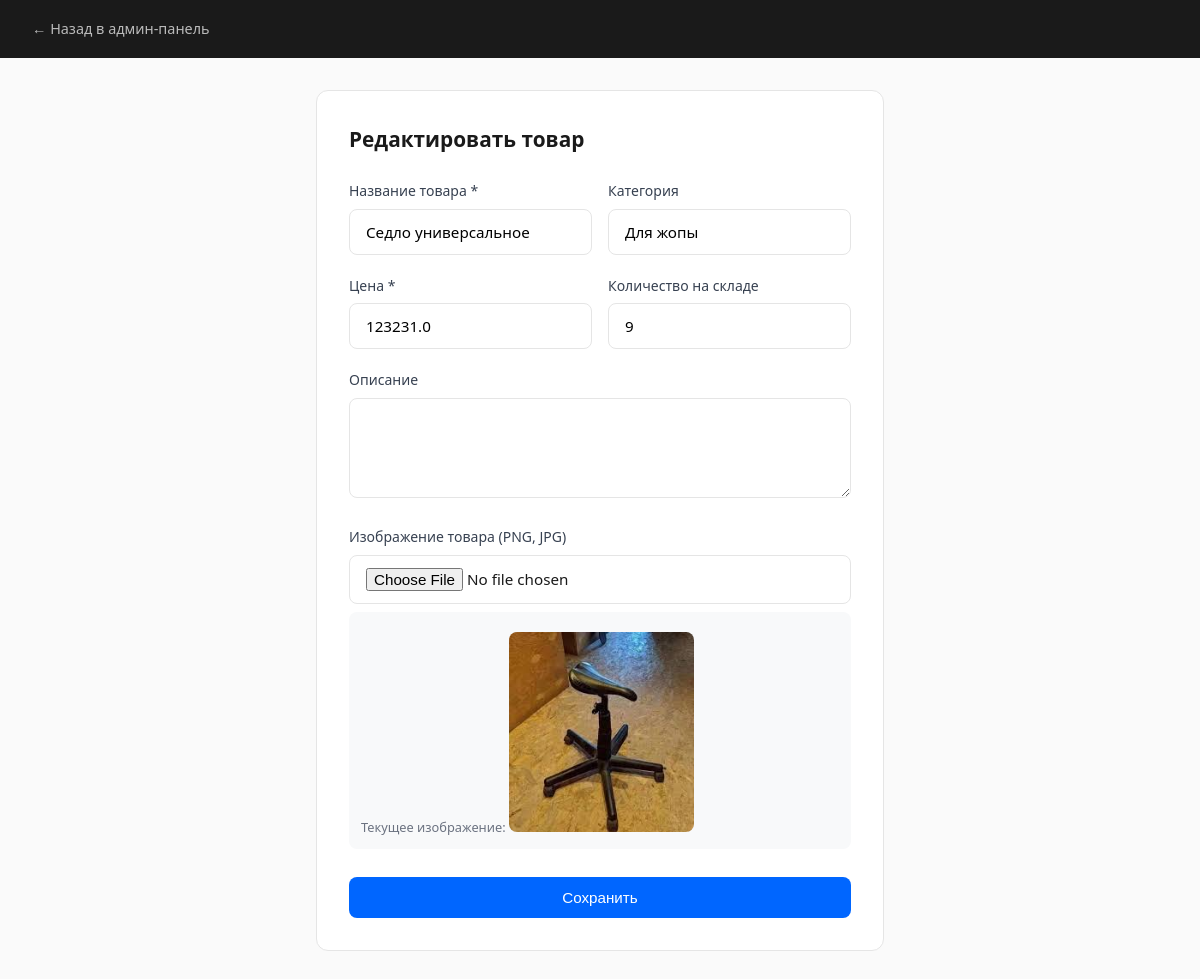
/admin/product/edit/1 (signed in), run on the app's committed database.
### app.py (models this page shows)
class Product(db.Model):
    id = db.Column(db.Integer, primary_key=True)
    name = db.Column(db.String(200), nullable=False)
    category = db.Column(db.String(100))
    price = db.Column(db.Float, nullable=False)
    stock = db.Column(db.Integer, default=0)
    description = db.Column(db.Text)
    image = db.Column(db.String(200), default='default.png')

### app.py (the view, shortened to what this page needs)
@app.route('/admin/product/edit/<int:id>', methods=['GET','POST'])
@login_required
def product_edit(id):
    p = Product.query.get_or_404(id)
    return render_template('product_form.html', title='Редактировать товар', product=p)

### app.py (called while the page is built)
def login_required(f):
    @wraps(f)
    def wrap(*a, **kw):
        if not session.get('admin'): return redirect(url_for('admin_login'))
        return f(*a, **kw)
    return wrap

### templates/product_form.html (shortened to what this page needs)
<!DOCTYPE html>
<html lang="ru">
<head>
</head>
<body>
    <header class="header">
        <a href="/admin">← Назад в админ-панель</a>
    </header>
    <div class="container">
        <div class="form-card">
            <h1>{{ title }}</h1>
            <form method="POST" enctype="multipart/form-data">
                <div class="form-row">
                    <div class="form-group">
                        <label>Название товара *</label>
                        <input type="text" name="name" value="{{ product.name if product else '' }}" required>
                    </div>
                    <div class="form-group">
                        <label>Категория</label>
                        <input type="text" name="category" value="{{ product.category if product else '' }}">
                    </div>
                </div>
                <div class="form-row">
                    <div class="form-group">
                        <label>Цена *</label>
                        <input type="number" name="price" step="0.01" value="{{ product.price if product else '' }}" required>
                    </div>
                    <div class="form-group">
                        <label>Количество на складе</label>
                        <input type="number" name="stock" value="{{ product.stock if product else 0 }}">
                    </div>
                </div>
                <div class="form-group">
                    <label>Описание</label>
                    <textarea name="description">{{ product.description if product else '' }}</textarea>
                </div>
                <div class="form-group">
                    <label>Изображение товара (PNG, JPG)</label>
                    <input type="file" name="image" accept="image/png,image/jpeg,image/gif,image/webp">
                    {% if product and product.image != 'default.png' %}
                    <div class="current-image">
                        Текущее изображение:
                        <img src="{{ url_for('static', filename='uploads/' + product.image) }}" style="max-width: 200px; max-height: 200px; border-radius: 8px;">
                    </div>
                    {% endif %}
                </div>
                <button type="submit" class="btn">Сохранить</button>
            </form>
        </div>
    </div>
</body>
</html>

### templates/product_form.html (style rules this page uses)
* { margin: 0; padding: 0; box-sizing: border-box; }
body { font-family: 'Segoe UI', system-ui, sans-serif; background: #fafafa; color: #1a1a1a; line-height: 1.6; }
.header { background: #1a1a1a; padding: 1rem 2rem; }
.header a { color: rgba(255,255,255,0.7); text-decoration: none; font-size: 0.9rem; transition: color 0.2s; }
.container { max-width: 600px; margin: 2rem auto; padding: 0 1rem; }
.form-card { background: white; border-radius: 12px; border: 1px solid #e5e5e5; padding: 2rem; }
h1 { font-size: 1.3rem; margin-bottom: 1.5rem; font-weight: 600; color: #1a1a1a; }
.form-group { margin-bottom: 1.25rem; }
.form-group label { display: block; margin-bottom: 0.4rem; font-size: 0.875rem; font-weight: 500; color: #374151; }
.form-group input, .form-group select, .form-group textarea { width: 100%; padding: 0.75rem 1rem; border: 1px solid #e5e5e5; border-radius: 8px; font-size: 0.95rem; transition: border-color 0.2s; font-family: inherit; }
.form-group textarea { resize: vertical; min-height: 100px; }
.form-row { display: grid; grid-template-columns: 1fr 1fr; gap: 1rem; }
.btn { background: #0066ff; color: white; border: none; padding: 0.75rem 1.5rem; border-radius: 8px; cursor: pointer; font-size: 0.95rem; font-weight: 500; transition: background 0.2s; width: 100%; margin-top: 0.5rem; }
.current-image { margin-top: 0.5rem; padding: 0.75rem; background: #f8f9fa; border-radius: 8px; font-size: 0.8rem; color: #6b7280; }
.current-image img { max-width: 100px; border-radius: 6px; margin-top: 0.5rem; }

### data on the page
Product: name "Седло универсальное", category "Для жопы", price "123231.0", stock "9", image (picture)

### other printed values
{{ title }} "Редактировать товар"
